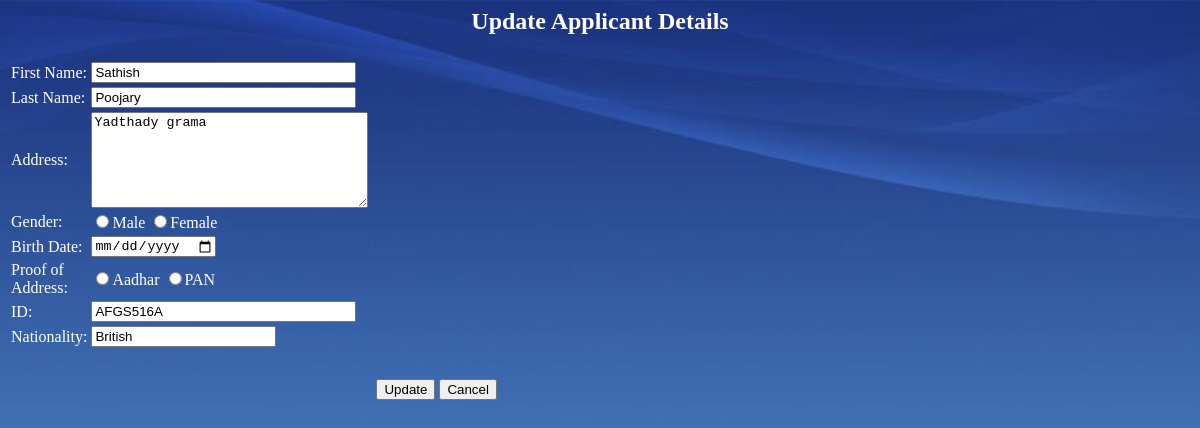
The page /testreg/3/updatereg on the database as committed earlier.
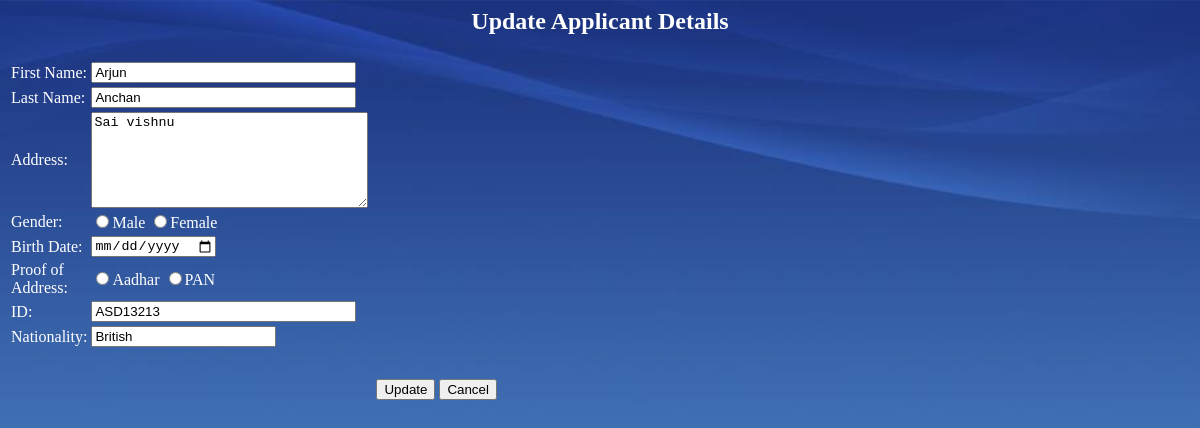
The same page on the database as committed later.
### testreg/models.py (models this page shows, shortened)
@python_2_unicode_compatible  # only if you need to support Python 2
class Applicant(models.Model):
    FirstName = models.CharField(max_length = 100)
    LastName = models.CharField(max_length = 100)
    Address = models.CharField(max_length = 300)
    SEX_TYPES = (
        ('M', 'Male'),
        ('F', 'Female'),
        ('O', 'Other')
    )
    Sex = models.CharField(max_length = 1, choices=SEX_TYPES, default='M')
    DateOfBirth = models.DateField('birth date')
    Nationality = models.CharField(max_length = 100)
    ID_TYPES = (
        ('A', 'Aadhaar'),
        ('P', 'PAN'),
        ('O', 'Other')
    )
    IDType = models.CharField(max_length = 1, choices=ID_TYPES)
    UniqueID = models.CharField(max_length = 50)
    BiometricID = models.IntegerField(default = 0)

### testreg/views.py (the view)
# urls.py: url(r'^(?P<id>[0-9]+)/updatereg$', views.updatereg, name='updatereg'),
def updatereg(request, id):
	applicant = get_object_or_404(Applicant, id=id)
	context = {'applicant': applicant}
	return render(request, 'testreg/modify_details.html', context)

### testreg/templates/testreg/modify_details.html (shortened to what this page needs)
{% load staticfiles %}
<link rel="stylesheet" type="text/css" href="{% static 'testreg/style.css' %}" >
    <head><title>  Modify the candidate details</title></head>
    <h2>
        <form align="center">
        <font  face="Calibri" color="white">Update Applicant Details </font>
        </form>
    </h2>
{% if applicant %}
    <form action="{% url 'testreg:modifyreg' applicant.id %}" method="POST">
        <table width="450px">
        <tr>
        <td>
            <font  face="Calibri" color="white" for="first_name">First Name:</font>
        </td>
        <td>
            <input type="text" id="first_name" name="first_name" maxlength="50" size="30" value={{ applicant.FirstName }}>
        </td>
        </tr>
        <tr>
        <td>
            <font  face="Calibri" color="white" for="last_name">Last Name:</font>
        </td>
        <td>
            <input type="text" id="last_name" name="last_name" maxlength="50" size="30" value={{ applicant.LastName }}>
        </td>
        </tr>
        <tr>
        <td>
            <font  face="Calibri" color="white" for="address">Address:</font>
        </td>
        <td>
            <textarea rows="6" cols="32" id="address" name="address">{{ applicant.Address }}</textarea>
        </td>
        </tr>
        <tr>
        <td>
            <font  face="Calibri" color="white" for="sex">Gender:</font>
        </td>
        <td>
            <font  face="Calibri" color="white" for="sex">
                <input type="radio" id="sex" name="sex" value="male">Male</input>
                <input type="radio" id="sex" name="sex" value="female">Female</input>
            </font>
        </td>
        </tr>
        <tr>
        <td>
            <font  face="Calibri" color="white" for="bdate">Birth Date:</font>
        </td>
        <td>
            <input type="date" id="bdate" name="bdate" value={{ applicant.DateOfBirth }}>
        </td>
        </tr>
        <tr>
        <td>
            <font  face="Calibri" color="white" for="idtype">Proof of Address:</font>
        </td>
        <td>
            <font  face="Calibri" color="white" for="idtype">
            <input type="radio" id="idtype" name="idtype" value="aadhar">Aadhar</input>
            <input type="radio" id="idtype" name="idtype" value="pan">PAN</input>
            </font>
        </td>
        </tr>
        <tr>
        <td>
            <font  face="Calibri" color="white" for="uid">ID:</font>
        </td>
        <td>
            <input type="text" id="uid" name="uid" maxlength="50" size="30" value={{ applicant.UniqueID }}>
        </td>
        </tr>
        <tr>
        <td>
            <font  face="Calibri" color="white" for="nation">Nationality:</font>
        </td>
        <td>
        <font  face="Calibri">
            <input type="text" id="nation" name="nation" list="nationality" value={{ applicant.Nationality }}>
        </font>
        </td>
        </tr>
        <tr>
        <td><td><td>
        <td>
            <font  face="Calibri">
                <input type="submit" value="Update">
            </font>
        </td>
        </td></td></td>
        <td><button type="cancel" onclick="welcome.html">Cancel</button></td>
        </tr>
    </form>
{% else %}
        <p>No The specified applicant isn't registered.</p>
{% endif %}

Rows that differ between the two databases and show on the page:
changed Applicant "British": first_name "Sathish" → "Arjun"; last_name "Poojary" → "Anchan"; address "Yadthady grama" → "Sai vishnu"; uid "AFGS516A" → "ASD13213"
